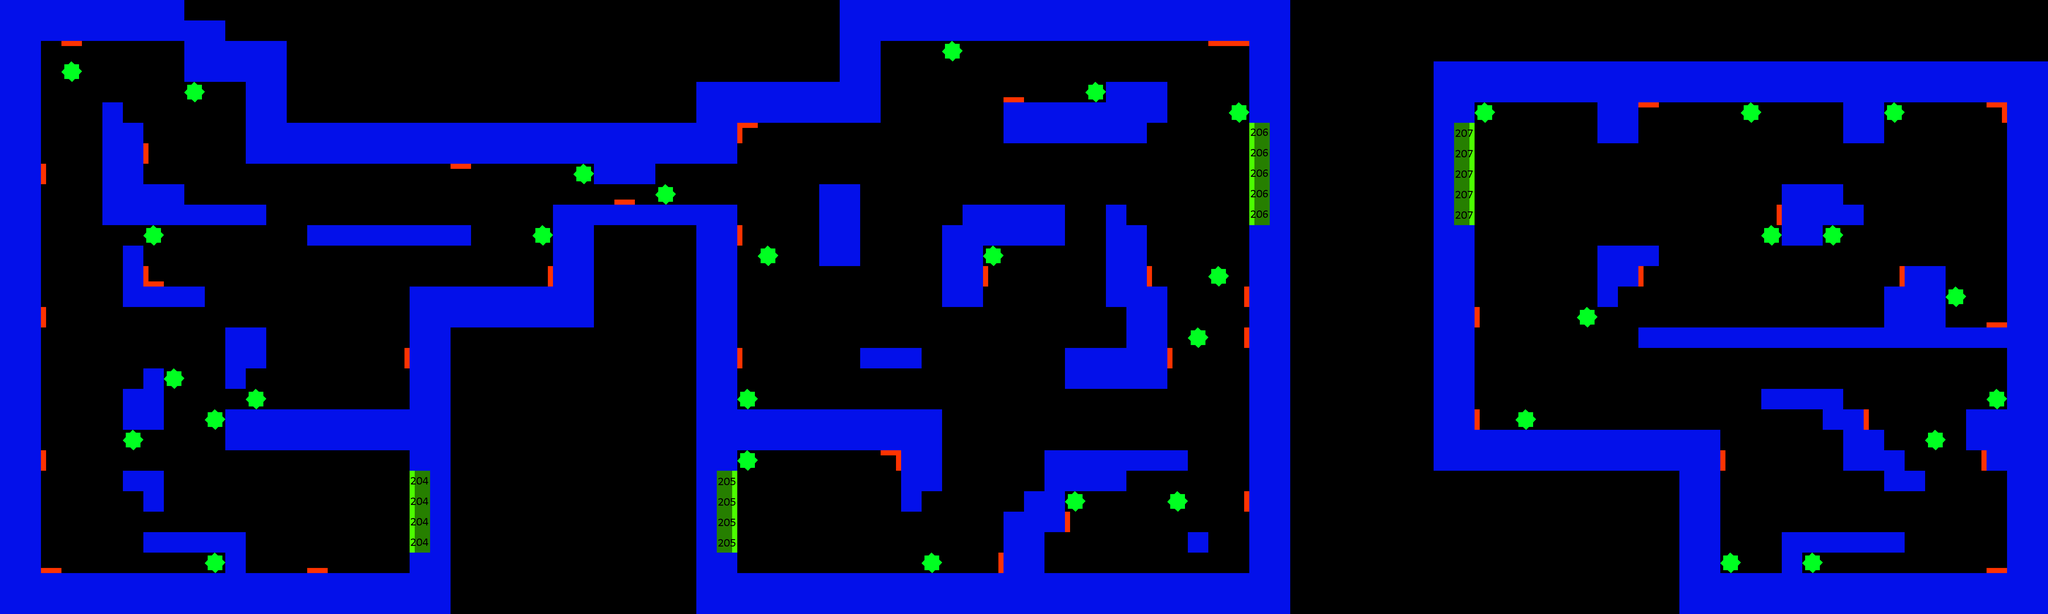

Rendered tile map (Tiled .tmx) drawn with the repository's tilesets; below, a short description and the map source with its tile grids summarised:
An orthogonal 100x30 tile map with 64x64 px tiles, 4 tile layers (Walls, Items, Items2, collect).

<map version="1.2" tiledversion="1.3.3" orientation="orthogonal" renderorder="right-down" width="100" height="30" tilewidth="64" tileheight="64" infinite="0" nextlayerid="5" nextobjectid="1">
 <tileset firstgid="1" source="Level1Tiles.tsx" />
 <layer id="1" name="Walls" width="100" height="30">
  <data>[3000 cells, 902 non-empty, 1 distinct tile ids]</data>
 </layer>
 <layer id="2" name="Items" width="100" height="30">
  <data>[3000 cells, 39 non-empty, 8 distinct tile ids]</data>
 </layer>
 <layer id="3" name="Items2" width="100" height="30">
  <data>[3000 cells, 22 non-empty, 4 distinct tile ids]</data>
 </layer>
 <layer id="4" name="collect" width="100" height="30">
  <data>[3000 cells, 35 non-empty, 1 distinct tile ids]</data>
 </layer>
</map>
